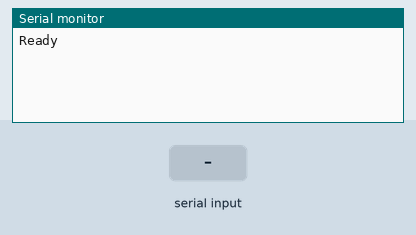
This sketch was run on a simulated Arduino Uno, built with avr-gcc and run on an emulated ATmega328P. Shown: the last lines printed to the serial monitor. The test bench sets the inputs (shaded band).

Above: at 1.2 s.
1.3 s: "1" received over Serial
At 2.6 s:
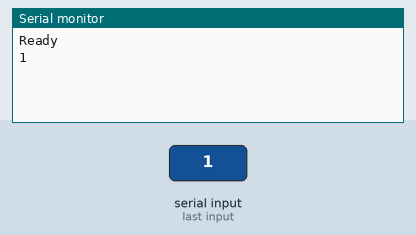
2.9 s: "0" received over Serial
At 3.8 s:
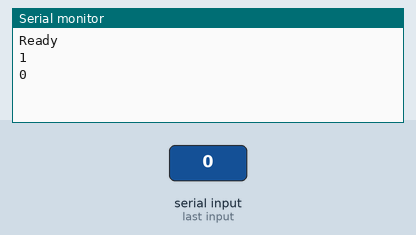
4.4 s: "2" received over Serial
At 4.9 s:
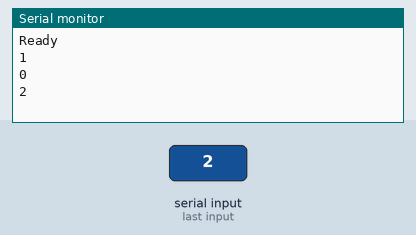

The sketch:

echo.ino
```cpp
void setup() {
  Serial.begin(9600); // set the baud rate
  Serial.println("Ready"); // print "Ready" once
}
void loop() {
  char inByte = ' ';
  if(Serial.available()){ // only send data back if data has been sent
    char inByte = Serial.read(); // read the incoming data
    Serial.println(inByte); // send the data back in a new line so that it is not all one long line
  }
  delay(100); // delay for 1/10 of a second
}
```

Measured:
- after the input at 1.3 s, the serial monitor: prints a new line after 0.10 s (image 1)
- after the input at 2.9 s, the serial monitor: prints a new line after 0.10 s (image 2)
- after the input at 4.4 s, the serial monitor: prints a new line at once (image 3)
